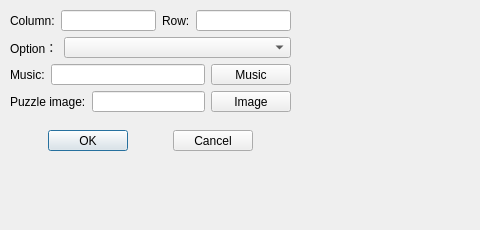
<?xml version="1.0" encoding="UTF-8"?>
<ui version="4.0">
 <class>setting_dlg</class>
 <widget class="QDialog" name="setting_dlg">
  <property name="geometry">
   <rect>
    <x>0</x>
    <y>0</y>
    <width>480</width>
    <height>230</height>
   </rect>
  </property>
  <property name="sizePolicy">
   <sizepolicy hsizetype="Fixed" vsizetype="Fixed">
    <horstretch>0</horstretch>
    <verstretch>0</verstretch>
   </sizepolicy>
  </property>
  <property name="minimumSize">
   <size>
    <width>480</width>
    <height>230</height>
   </size>
  </property>
  <property name="maximumSize">
   <size>
    <width>480</width>
    <height>230</height>
   </size>
  </property>
  <property name="windowTitle">
   <string>Settings</string>
  </property>
  <widget class="QWidget" name="gridLayoutWidget">
   <property name="geometry">
    <rect>
     <x>10</x>
     <y>10</y>
     <width>281</width>
     <height>141</height>
    </rect>
   </property>
   <layout class="QGridLayout" name="gridLayout">
    <item row="6" column="1" colspan="2">
     <layout class="QHBoxLayout" name="button_lay">
      <property name="spacing">
       <number>6</number>
      </property>
      <property name="leftMargin">
       <number>0</number>
      </property>
      <property name="topMargin">
       <number>0</number>
      </property>
      <property name="rightMargin">
       <number>0</number>
      </property>
      <property name="bottomMargin">
       <number>0</number>
      </property>
      <item>
       <spacer name="horizontalSpacer">
        <property name="orientation">
         <enum>Qt::Horizontal</enum>
        </property>
        <property name="sizeHint" stdset="0">
         <size>
          <width>40</width>
          <height>20</height>
         </size>
        </property>
       </spacer>
      </item>
      <item>
       <widget class="QPushButton" name="okButton">
        <property name="text">
         <string>OK</string>
        </property>
       </widget>
      </item>
      <item>
       <spacer name="horizontalSpacer_3">
        <property name="orientation">
         <enum>Qt::Horizontal</enum>
        </property>
        <property name="sizeHint" stdset="0">
         <size>
          <width>40</width>
          <height>20</height>
         </size>
        </property>
       </spacer>
      </item>
      <item>
       <widget class="QPushButton" name="cancelButton">
        <property name="text">
         <string>Cancel</string>
        </property>
       </widget>
      </item>
      <item>
       <spacer name="horizontalSpacer_2">
        <property name="orientation">
         <enum>Qt::Horizontal</enum>
        </property>
        <property name="sizeHint" stdset="0">
         <size>
          <width>40</width>
          <height>20</height>
         </size>
        </property>
       </spacer>
      </item>
     </layout>
    </item>
    <item row="5" column="1" colspan="2">
     <spacer name="verticalSpacer">
      <property name="orientation">
       <enum>Qt::Vertical</enum>
      </property>
      <property name="sizeType">
       <enum>QSizePolicy::Fixed</enum>
      </property>
      <property name="sizeHint" stdset="0">
       <size>
        <width>15</width>
        <height>12</height>
       </size>
      </property>
     </spacer>
    </item>
    <item row="3" column="1" colspan="2">
     <layout class="QHBoxLayout" name="horizontalLayout_4">
      <item>
       <widget class="QLabel" name="label_4">
        <property name="text">
         <string>Music:</string>
        </property>
       </widget>
      </item>
      <item>
       <widget class="QLineEdit" name="lineEdit_music">
        <property name="readOnly">
         <bool>true</bool>
        </property>
       </widget>
      </item>
      <item>
       <widget class="QPushButton" name="btn_Music">
        <property name="text">
         <string>Music</string>
        </property>
       </widget>
      </item>
     </layout>
    </item>
    <item row="1" column="1">
     <layout class="QHBoxLayout" name="horizontalLayout">
      <item>
       <widget class="QLabel" name="label">
        <property name="text">
         <string>Column:</string>
        </property>
       </widget>
      </item>
      <item>
       <widget class="QLineEdit" name="lineEdit_col">
        <property name="inputMethodHints">
         <set>Qt::ImhDigitsOnly</set>
        </property>
       </widget>
      </item>
     </layout>
    </item>
    <item row="1" column="3">
     <spacer name="horizontalSpacer_5">
      <property name="orientation">
       <enum>Qt::Horizontal</enum>
      </property>
      <property name="sizeHint" stdset="0">
       <size>
        <width>5</width>
        <height>20</height>
       </size>
      </property>
     </spacer>
    </item>
    <item row="1" column="2">
     <layout class="QHBoxLayout" name="horizontalLayout_2">
      <item>
       <widget class="QLabel" name="label_2">
        <property name="text">
         <string>Row:</string>
        </property>
       </widget>
      </item>
      <item>
       <widget class="QLineEdit" name="lineEdit_row"/>
      </item>
     </layout>
    </item>
    <item row="1" column="0">
     <spacer name="horizontalSpacer_4">
      <property name="orientation">
       <enum>Qt::Horizontal</enum>
      </property>
      <property name="sizeHint" stdset="0">
       <size>
        <width>5</width>
        <height>20</height>
       </size>
      </property>
     </spacer>
    </item>
    <item row="2" column="1" colspan="2">
     <layout class="QHBoxLayout" name="horizontalLayout_3">
      <item>
       <widget class="QLabel" name="label_3">
        <property name="text">
         <string>Option：</string>
        </property>
       </widget>
      </item>
      <item>
       <widget class="QComboBox" name="comboBox">
        <property name="sizePolicy">
         <sizepolicy hsizetype="Expanding" vsizetype="Fixed">
          <horstretch>0</horstretch>
          <verstretch>0</verstretch>
         </sizepolicy>
        </property>
       </widget>
      </item>
     </layout>
    </item>
    <item row="4" column="1" colspan="2">
     <layout class="QHBoxLayout" name="horizontalLayout_5">
      <item>
       <widget class="QLabel" name="label_5">
        <property name="text">
         <string>Puzzle image:</string>
        </property>
       </widget>
      </item>
      <item>
       <widget class="QLineEdit" name="lineEdit_image">
        <property name="readOnly">
         <bool>true</bool>
        </property>
       </widget>
      </item>
      <item>
       <widget class="QPushButton" name="btn_Image">
        <property name="text">
         <string>Image</string>
        </property>
       </widget>
      </item>
     </layout>
    </item>
   </layout>
  </widget>
 </widget>
 <resources/>
 <connections/>
</ui>
